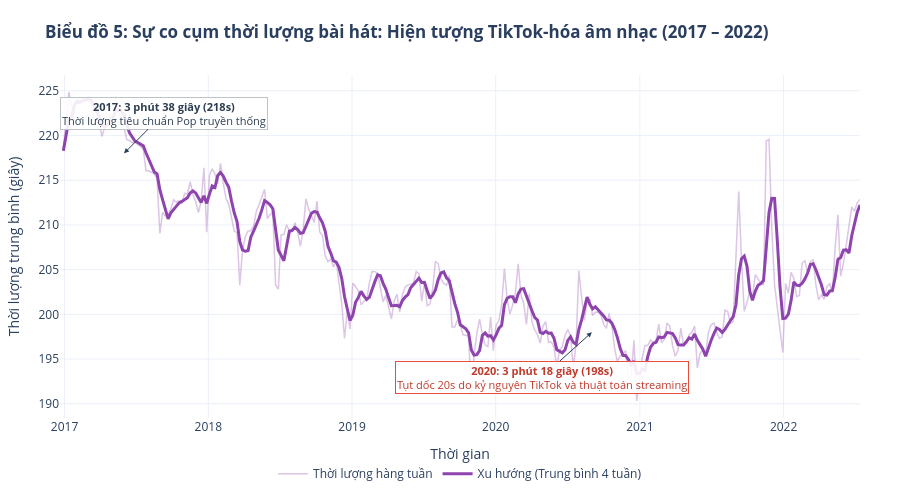

The code cell stored with this chart in its notebook:
### Markdown cell above
## Biểu đồ 5: Sự co cụm thời lượng bài hát: Hiện tượng TikTok-hóa âm nhạc (2017 – 2022)

### Code cell
df_glob_dur = df_weekly[df_weekly['chart_country'] == 'Global'].copy()
df_glob_dur['week'] = pd.to_datetime(df_glob_dur['week'])
df_glob_dur = df_glob_dur.sort_values('week')
df_glob_dur['duration_sec'] = df_glob_dur['duration_weighted'] / 1000
df_glob_dur['duration_rolling'] = df_glob_dur['duration_sec'].rolling(4, min_periods=1).mean()

fig_dur = go.Figure()

fig_dur.add_trace(go.Scatter(
    x=df_glob_dur['week'],
    y=df_glob_dur['duration_sec'],
    mode='lines',
    name='Thời lượng hàng tuần',
    line=dict(color='rgba(155, 89, 182, 0.35)', width=1.5),
    hovertemplate='Ngày: %{x|%d/%m/%Y}<br>Thời lượng: %{y:.1f}s<extra></extra>'
))

fig_dur.add_trace(go.Scatter(
    x=df_glob_dur['week'],
    y=df_glob_dur['duration_rolling'],
    mode='lines',
    name='Xu hướng (Trung bình 4 tuần)',
    line=dict(color='#8E44AD', width=3),
    hovertemplate='Ngày: %{x|%d/%m/%Y}<br>Xu hướng: %{y:.1f}s<extra></extra>'
))

fig_dur.add_annotation(
    x='2017-06-01', y=218,
    text='<b>2017: 3 phút 38 giây (218s)</b><br>Thời lượng tiêu chuẩn Pop truyền thống',
    showarrow=True, arrowhead=2, ax=40, ay=-40,
    font=dict(size=11, color='#2C3E50'), bgcolor='rgba(255,255,255,0.9)', bordercolor='#BDC3C7'
)

fig_dur.add_annotation(
    x='2020-09-01', y=198,
    text='<b>2020: 3 phút 18 giây (198s)</b><br>Tụt dốc 20s do kỷ nguyên TikTok và thuật toán streaming',
    showarrow=True, arrowhead=2, ax=-50, ay=45,
    font=dict(size=11, color='#C0392B'), bgcolor='rgba(255,255,255,0.9)', bordercolor='#E74C3C'
)

fig_dur.update_layout(
    title='<b>Biểu đồ 5: Sự co cụm thời lượng bài hát: Hiện tượng TikTok-hóa âm nhạc (2017 – 2022)</b>',
    xaxis_title='Thời gian',
    yaxis_title='Thời lượng trung bình (giây)',
    height=500,
    template='plotly_white',
    hovermode='x unified',
    margin=dict(l=60, r=40, t=75, b=50),
    legend=dict(orientation='h', yanchor='top', y=-0.12, xanchor='center', x=0.5)
)

fig_dur.show()

### Figure 1 — Plotly figure (JSON) as saved in the notebook; plotly's stock layout.template omitted (floating-point values rounded to 4 significant figures; data arrays with more than 128 entries replaced by an {"elided": "..."} marker saying what was removed)
{"data": [{"hovertemplate": "Ngày: %{x|%d/%m/%Y}<br>Thời lượng: %{y:.1f}s<extra></extra>", "line": {"color": "rgba(155, 89, 182, 0.35)", "width": 1.5}, "mode": "lines", "name": "Thời lượng hàng tuần", "type": "scatter", "x": {"elided": "290 str values"}, "y": {"elided": "290 float values"}}, {"hovertemplate": "Ngày: %{x|%d/%m/%Y}<br>Xu hướng: %{y:.1f}s<extra></extra>", "line": {"color": "#8E44AD", "width": 3}, "mode": "lines", "name": "Xu hướng (Trung bình 4 tuần)", "type": "scatter", "x": {"elided": "290 str values"}, "y": {"elided": "290 float values"}}], "layout": {"annotations": [{"arrowhead": 2, "ax": 40, "ay": -40, "bgcolor": "rgba(255,255,255,0.9)", "bordercolor": "#BDC3C7", "font": {"color": "#2C3E50", "size": 11}, "showarrow": true, "text": "<b>2017: 3 phút 38 giây (218s)</b><br>Thời lượng tiêu chuẩn Pop truyền thống", "x": "2017-06-01", "y": 218}, {"arrowhead": 2, "ax": -50, "ay": 45, "bgcolor": "rgba(255,255,255,0.9)", "bordercolor": "#E74C3C", "font": {"color": "#C0392B", "size": 11}, "showarrow": true, "text": "<b>2020: 3 phút 18 giây (198s)</b><br>Tụt dốc 20s do kỷ nguyên TikTok và thuật toán streaming", "x": "2020-09-01", "y": 198}], "height": 500, "hovermode": "x unified", "legend": {"orientation": "h", "x": 0.5, "xanchor": "center", "y": -0.12, "yanchor": "top"}, "margin": {"b": 50, "l": 60, "r": 40, "t": 75}, "title": {"text": "<b>Biểu đồ 5: Sự co cụm thời lượng bài hát: Hiện tượng TikTok-hóa âm nhạc (2017 – 2022)</b>"}, "xaxis": {"title": {"text": "Thời gian"}}, "yaxis": {"title": {"text": "Thời lượng trung bình (giây)"}}}}
